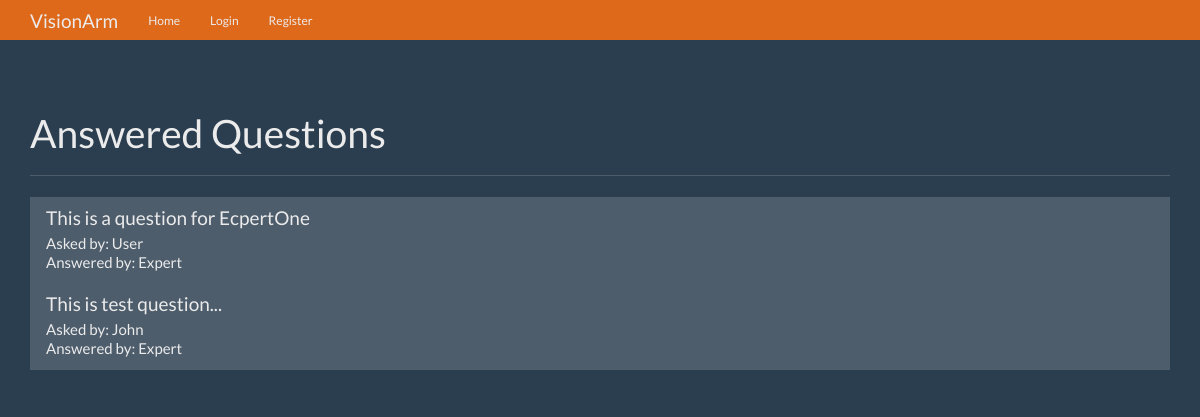
Before: / with the older database file.
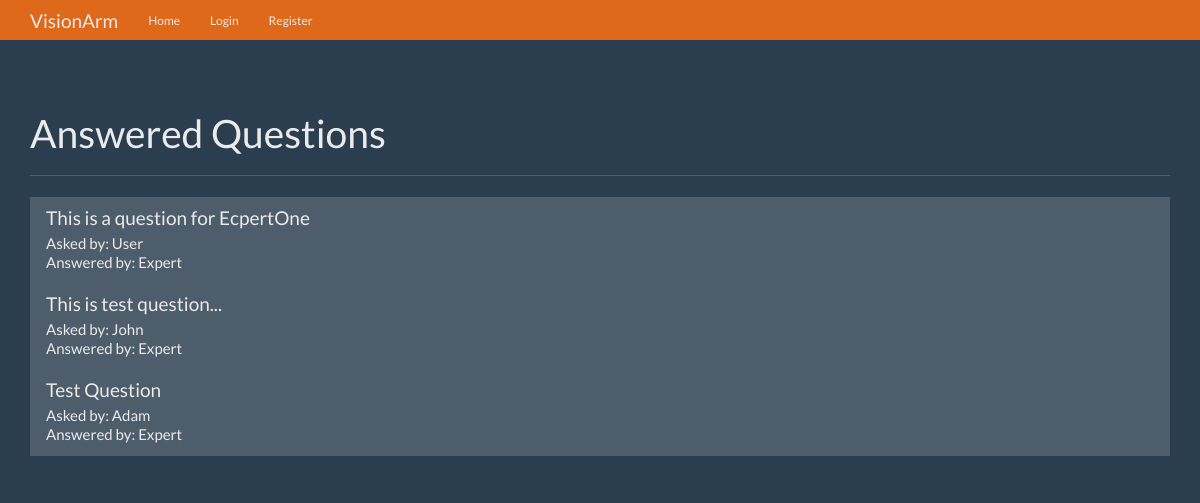
After: the same page with the newer database file.
### visionarm/models.py (models this page shows, shortened)
class Question(db.Model):
    id = db.Column(db.Integer, primary_key=True)
    question = db.Column(db.Text)
    answer = db.Column(db.Text)
    asked_by_id = db.Column(db.Integer, db.ForeignKey('user.id'))
    expert_id = db.Column(db.Integer, db.ForeignKey('user.id'))

class User(db.Model, UserMixin):
    id = db.Column(db.Integer, primary_key=True)
    login = db.Column(db.String(50))
    password = db.Column(db.String(100))
    name = db.Column(db.String(50))
    surname = db.Column(db.String(50))
    expert = db.Column(db.Boolean)
    admin = db.Column(db.Boolean)
    questions_asked = db.relationship(
        'Question',
        foreign_keys='Question.asked_by_id',
        backref='asker',
        lazy=True
    )
    answers_requested = db.relationship(
        'Question',
        foreign_keys='Question.expert_id',
        backref='expert',
        lazy=True
    )
    @property
    def unhashed_password(self):
        """
        Property that raises an error when attempting to access the unhashed password.

        Used to prevent direct access to the unhashed password.
        """
        raise AttributeError('Cannot view unhashed password!')

### visionarm/routes/main.py (the view)
@main.route('/')
def index():
    questions = Question.query.filter(Question.answer != None).all()
    context = {
        'questions': questions
    }
    return render_template('home.html', **context)

### visionarm/templates/home.html (shortened to what this page needs)
{% extends 'base.html' %}
{% block content %}
      <div class="page-header">
        <h1>Answered Questions</h1>
      </div>
      <div class="row">
        <div class="col-lg-12">
          <div class="list-group">
            {% for question in questions %}
              <a href="{{ url_for('main.question', question_id=question.id) }}" class="list-group-item">
                <h4 class="list-group-item-heading">{{ question.question }}</h4>
                <p class="list-group-item-text">Asked by: {{ question.asker.name }}</p>
                <p class="list-group-item-text">Answered by: {{ question.expert.name }}</p>
              </a>
            {% endfor %}
          </div>
        </div>
      </div>
{% endblock %}

Changed rows visible on the page:
added Question: question "Test Question", asker.name "Adam", expert.name "Expert"
